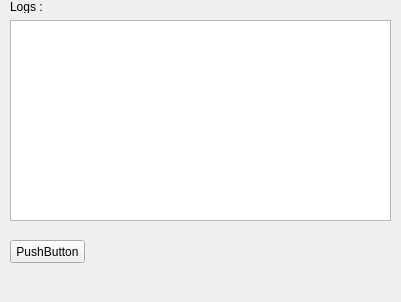
<?xml version="1.0" encoding="UTF-8"?>
<ui version="4.0">
 <class>ServerGame</class>
 <widget class="QMainWindow" name="ServerGame">
  <property name="geometry">
   <rect>
    <x>0</x>
    <y>0</y>
    <width>401</width>
    <height>302</height>
   </rect>
  </property>
  <property name="windowTitle">
   <string>ServerGame</string>
  </property>
  <widget class="QWidget" name="centralWidget">
   <widget class="QTextBrowser" name="logServerGame">
    <property name="geometry">
     <rect>
      <x>10</x>
      <y>20</y>
      <width>381</width>
      <height>201</height>
     </rect>
    </property>
   </widget>
   <widget class="QLabel" name="label">
    <property name="geometry">
     <rect>
      <x>10</x>
      <y>0</y>
      <width>46</width>
      <height>13</height>
     </rect>
    </property>
    <property name="text">
     <string>Logs :</string>
    </property>
   </widget>
   <widget class="QPushButton" name="pushButton">
    <property name="geometry">
     <rect>
      <x>10</x>
      <y>240</y>
      <width>75</width>
      <height>23</height>
     </rect>
    </property>
    <property name="text">
     <string>PushButton</string>
    </property>
   </widget>
  </widget>
  <widget class="QMenuBar" name="menuBar">
   <property name="geometry">
    <rect>
     <x>0</x>
     <y>0</y>
     <width>401</width>
     <height>21</height>
    </rect>
   </property>
  </widget>
 </widget>
 <layoutdefault spacing="6" margin="11"/>
 <resources/>
 <connections/>
</ui>
